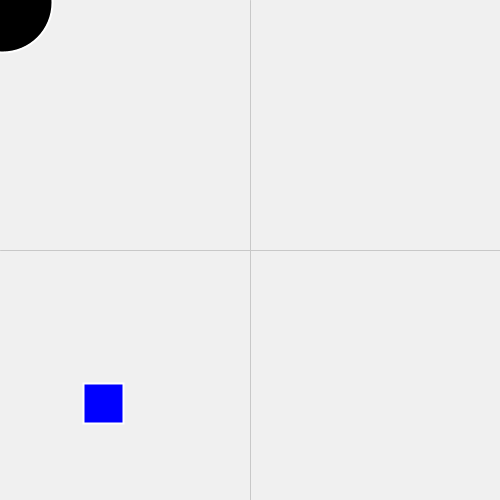
Frame 1 (no input)
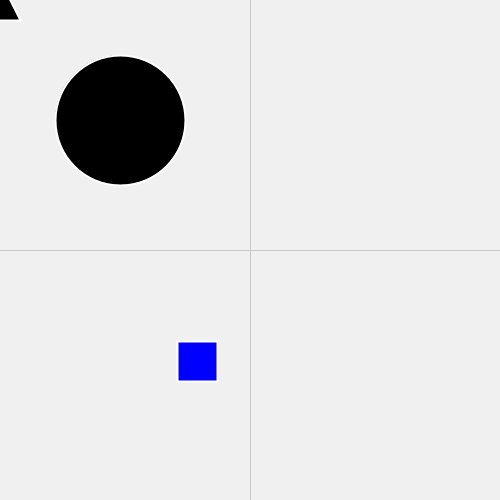
Frame 60 (the mouse pressed at the canvas centre just before this capture)
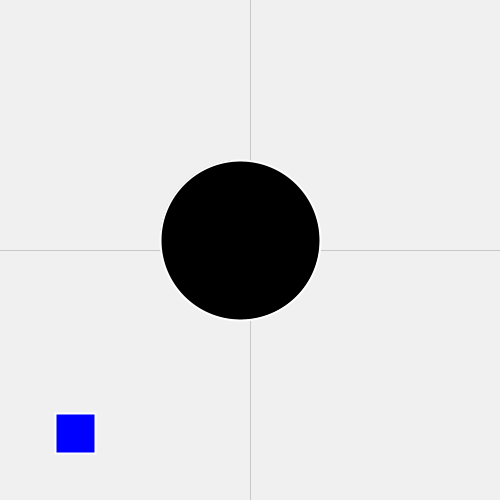
Frame 120 (the mouse held since frame 60 and released just before this capture)

The Processing sketch that drew these frames (run headless with seeded random() and noise(); from frame 60 on, the mouse is pressed at the canvas centre):

// Processing sketch: shapes_animation
// ── shapes_animation.pde
// Circle variables
float circleX, circleY;
float circleDiameter;
float circleDirX, circleDirY;
float circleSpeed = 2;

// Square variables
float squareX, squareY;
float squareSide = 40;
float squareSpeedX, squareSpeedY;
float baseSpeed = 3;

void settings() {
  size(500, 500);
}

void setup() {
  // Initialize circle at upper left corner
  circleX = -width / 2;
  circleY = -height / 2;
  circleDiameter = 100;
  circleDirX = 1;
  circleDirY = 1;
  
  // Initialize square in third quadrant (negative x, positive y from center)
  // Center the coordinate system at the middle of the window
  squareX = -150;
  squareY = 150;
  squareSpeedX = baseSpeed;
  squareSpeedY = baseSpeed;
}

void draw() {
  background(240);
  
  // Translate to center of screen for cartesian plane
  pushMatrix();
  translate(width / 2, height / 2);
  
  // Draw grid lines for reference (origin lines)
  stroke(200);
  strokeWeight(1);
  line(-width/2, 0, width/2, 0);  // X axis
  line(0, -height/2, 0, height/2);  // Y axis
  
  // Draw triangle at mouse position
  drawTriangle();
  
  // Update and draw circle
  updateAndDrawCircle();
  
  // Update and draw square in third quadrant
  updateAndDrawSquare();
  
  popMatrix();
}

void drawTriangle() {
  // Convert mouse position to cartesian coordinates (centered at window center)
  float triangleX = mouseX - width / 2;
  float triangleY = mouseY - height / 2;
  
  fill(0);  // Black fill
  stroke(255);  // White stroke
  strokeWeight(2);
  
  // Draw triangle pointing upward
  float sz = 20;
  triangle(
    triangleX, triangleY - sz,
    triangleX - sz, triangleY + sz,
    triangleX + sz, triangleY + sz
  );
}

void updateAndDrawCircle() {
  // Move circle diagonally
  circleX += circleDirX * circleSpeed;
  circleY += circleDirY * circleSpeed;
  
  // Grow when moving right/down, shrink when moving left/up
  if (circleDirX > 0) {
    circleDiameter += 0.5;  // Growing when moving right
  } else {
    circleDiameter -= 0.5;  // Shrinking when moving left
  }
  
  // Check if reached lower right corner and reverse direction
  if (circleX >= width / 2 && circleY >= height / 2) {
    circleDirX = -1;
    circleDirY = -1;
  }
  
  // Check if reached upper left corner and reverse direction
  if (circleX <= -width / 2 && circleY <= -height / 2) {
    circleDirX = 1;
    circleDirY = 1;
  }
  
  // Draw circle
  fill(0);  // Black fill
  stroke(255);  // White stroke
  strokeWeight(2);
  circle(circleX, circleY, circleDiameter);
}

void updateAndDrawSquare() {
  // Square boundaries in third quadrant (negative x, positive y)
  float leftBound = -width / 2;
  float rightBound = 0;
  float topBound = 0;
  float bottomBound = height / 2;
  
  // Update position
  squareX += squareSpeedX;
  squareY += squareSpeedY;
  
  // Bounce off walls and vary speed
  if (squareX - squareSide / 2 <= leftBound) {
    squareX = leftBound + squareSide / 2;
    squareSpeedX = baseSpeed + random(-2, 2);  // Vary speed
    squareSpeedX = abs(squareSpeedX);  // Ensure positive direction
  }
  if (squareX + squareSide / 2 >= rightBound) {
    squareX = rightBound - squareSide / 2;
    squareSpeedX = -(baseSpeed + random(-2, 2));  // Vary speed and reverse
  }
  
  if (squareY - squareSide / 2 <= topBound) {
    squareY = topBound + squareSide / 2;
    squareSpeedY = baseSpeed + random(-2, 2);  // Vary speed
    squareSpeedY = abs(squareSpeedY);  // Ensure positive direction
  }
  if (squareY + squareSide / 2 >= bottomBound) {
    squareY = bottomBound - squareSide / 2;
    squareSpeedY = -(baseSpeed + random(-2, 2));  // Vary speed and reverse
  }
  
  // Draw square
  fill(0, 0, 255);  // Blue fill
  stroke(255);  // White stroke
  strokeWeight(2);
  square(squareX - squareSide / 2, squareY - squareSide / 2, squareSide);
}
